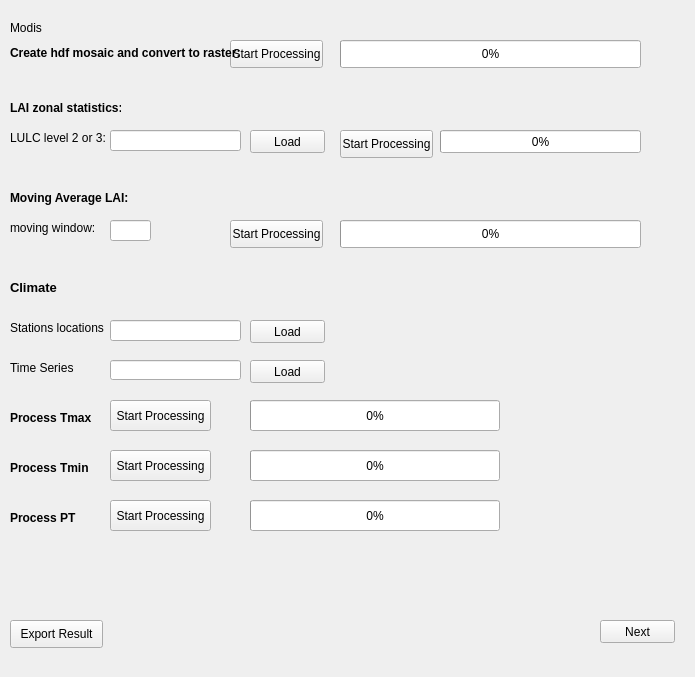
        <widget class="QWidget" name="page_2">
         <property name="geometry">
          <rect>
           <x>0</x>
           <y>0</y>
           <width>695</width>
           <height>677</height>
          </rect>
         </property>
         <attribute name="label">
          <string>Step 2 - MODIS and Climatic Processing</string>
         </attribute>
         <widget class="QLineEdit" name="Path_Shp_Stations">
          <property name="geometry">
           <rect>
            <x>110</x>
            <y>320</y>
            <width>131</width>
            <height>21</height>
           </rect>
          </property>
         </widget>
         <widget class="QLabel" name="label_11">
          <property name="geometry">
           <rect>
            <x>10</x>
            <y>100</y>
            <width>111</width>
            <height>16</height>
           </rect>
          </property>
          <property name="text">
           <string>&lt;html&gt;&lt;head/&gt;&lt;body&gt;&lt;p&gt;&lt;span style=&quot; font-weight:600;&quot;&gt;LAI zonal statistics:&lt;/span&gt;&lt;/p&gt;&lt;/body&gt;&lt;/html&gt;</string>
          </property>
         </widget>
         <widget class="QPushButton" name="Button_Load_Lulc">
          <property name="geometry">
           <rect>
            <x>250</x>
            <y>130</y>
            <width>75</width>
            <height>23</height>
           </rect>
          </property>
          <property name="text">
           <string>Load</string>
          </property>
         </widget>
         <widget class="QLineEdit" name="Path_Lulc">
          <property name="geometry">
           <rect>
            <x>110</x>
            <y>130</y>
            <width>131</width>
            <height>21</height>
           </rect>
          </property>
         </widget>
         <widget class="QLabel" name="label_16">
          <property name="geometry">
           <rect>
            <x>10</x>
            <y>320</y>
            <width>111</width>
            <height>16</height>
           </rect>
          </property>
          <property name="text">
           <string>&lt;html&gt;&lt;head/&gt;&lt;body&gt;&lt;p&gt;Stations locations&lt;/p&gt;&lt;/body&gt;&lt;/html&gt;</string>
          </property>
         </widget>
         <widget class="QLabel" name="label_14">
          <property name="geometry">
           <rect>
            <x>10</x>
            <y>220</y>
            <width>111</width>
            <height>16</height>
           </rect>
          </property>
          <property name="text">
           <string>&lt;html&gt;&lt;head/&gt;&lt;body&gt;&lt;p&gt;moving window:&lt;/p&gt;&lt;/body&gt;&lt;/html&gt;</string>
          </property>
         </widget>
         <widget class="QLabel" name="label_13">
          <property name="geometry">
           <rect>
            <x>10</x>
            <y>190</y>
            <width>121</width>
            <height>16</height>
           </rect>
          </property>
          <property name="text">
           <string>&lt;html&gt;&lt;head/&gt;&lt;body&gt;&lt;p&gt;&lt;span style=&quot; font-weight:600;&quot;&gt;Moving Average LAI:&lt;/span&gt;&lt;/p&gt;&lt;/body&gt;&lt;/html&gt;</string>
          </property>
         </widget>
         <widget class="QLabel" name="label_9">
          <property name="geometry">
           <rect>
            <x>10</x>
            <y>20</y>
            <width>121</width>
            <height>16</height>
           </rect>
          </property>
          <property name="text">
           <string>&lt;html&gt;&lt;head/&gt;&lt;body&gt;&lt;p&gt;&lt;span style=&quot; font-size:9pt;&quot;&gt;Modis&lt;/span&gt;&lt;/p&gt;&lt;/body&gt;&lt;/html&gt;</string>
          </property>
         </widget>
         <widget class="QProgressBar" name="progressBar_Moving">
          <property name="geometry">
           <rect>
            <x>340</x>
            <y>220</y>
            <width>301</width>
            <height>28</height>
           </rect>
          </property>
          <property name="value">
           <number>0</number>
          </property>
          <property name="textVisible">
           <bool>true</bool>
          </property>
         </widget>
         <widget class="QPushButton" name="Run_process_Tmax">
          <property name="geometry">
           <rect>
            <x>110</x>
            <y>400</y>
            <width>101</width>
            <height>31</height>
           </rect>
          </property>
          <property name="text">
           <string>Start Processing</string>
          </property>
         </widget>
         <widget class="QPushButton" name="Run_process_PT">
          <property name="geometry">
           <rect>
            <x>110</x>
            <y>500</y>
            <width>101</width>
            <height>31</height>
           </rect>
          </property>
          <property name="text">
           <string>Start Processing</string>
          </property>
         </widget>
         <widget class="QLabel" name="label_20">
          <property name="geometry">
           <rect>
            <x>10</x>
            <y>510</y>
            <width>111</width>
            <height>16</height>
           </rect>
          </property>
          <property name="text">
           <string>&lt;html&gt;&lt;head/&gt;&lt;body&gt;&lt;p&gt;&lt;span style=&quot; font-weight:600;&quot;&gt;Process PT&lt;/span&gt;&lt;/p&gt;&lt;/body&gt;&lt;/html&gt;</string>
          </property>
         </widget>
         <widget class="QLineEdit" name="Path_WS">
          <property name="geometry">
           <rect>
            <x>110</x>
            <y>220</y>
            <width>41</width>
            <height>21</height>
           </rect>
          </property>
         </widget>
         <widget class="QPushButton" name="Button_Load_Stations">
          <property name="geometry">
           <rect>
            <x>250</x>
            <y>320</y>
            <width>75</width>
            <height>23</height>
           </rect>
          </property>
          <property name="text">
           <string>Load</string>
          </property>
         </widget>
         <widget class="QPushButton" name="Button_Load_Excel">
          <property name="geometry">
           <rect>
            <x>250</x>
            <y>360</y>
            <width>75</width>
            <height>23</height>
           </rect>
          </property>
          <property name="text">
           <string>Load</string>
          </property>
         </widget>
         <widget class="QPushButton" name="Export_result">
          <property name="geometry">
           <rect>
            <x>10</x>
            <y>620</y>
            <width>93</width>
            <height>28</height>
           </rect>
          </property>
          <property name="text">
           <string>Export Result</string>
          </property>
         </widget>
         <widget class="QProgressBar" name="progressBar_Zonal">
          <property name="geometry">
           <rect>
            <x>440</x>
            <y>130</y>
            <width>201</width>
            <height>23</height>
           </rect>
          </property>
          <property name="value">
           <number>0</number>
          </property>
          <property name="textVisible">
           <bool>true</bool>
          </property>
         </widget>
         <widget class="QProgressBar" name="progressBar_modis">
          <property name="geometry">
           <rect>
            <x>340</x>
            <y>40</y>
            <width>301</width>
            <height>28</height>
           </rect>
          </property>
          <property name="value">
           <number>0</number>
          </property>
          <property name="textVisible">
           <bool>true</bool>
          </property>
         </widget>
         <widget class="QPushButton" name="Run_process_Zonal">
          <property name="geometry">
           <rect>
            <x>340</x>
            <y>130</y>
            <width>93</width>
            <height>28</height>
           </rect>
          </property>
          <property name="text">
           <string>Start Processing</string>
          </property>
         </widget>
         <widget class="QProgressBar" name="progressBar_Tmax">
          <property name="enabled">
           <bool>true</bool>
          </property>
          <property name="geometry">
           <rect>
            <x>250</x>
            <y>400</y>
            <width>250</width>
            <height>31</height>
           </rect>
          </property>
          <property name="value">
           <number>0</number>
          </property>
          <property name="textVisible">
           <bool>true</bool>
          </property>
         </widget>
         <widget class="QProgressBar" name="progressBar_Tmin">
          <property name="enabled">
           <bool>true</bool>
          </property>
          <property name="geometry">
           <rect>
            <x>250</x>
            <y>450</y>
            <width>250</width>
            <height>31</height>
           </rect>
          </property>
          <property name="value">
           <number>0</number>
          </property>
          <property name="textVisible">
           <bool>true</bool>
          </property>
         </widget>
         <widget class="QPushButton" name="Run_process_Moving">
          <property name="geometry">
           <rect>
            <x>230</x>
            <y>220</y>
            <width>93</width>
            <height>28</height>
           </rect>
          </property>
          <property name="text">
           <string>Start Processing</string>
          </property>
         </widget>
         <widget class="QPushButton" name="Run_process_Tmin">
          <property name="geometry">
           <rect>
            <x>110</x>
            <y>450</y>
            <width>101</width>
            <height>31</height>
           </rect>
          </property>
          <property name="text">
           <string>Start Processing</string>
          </property>
         </widget>
         <widget class="QPushButton" name="Button_Step_3">
          <property name="geometry">
           <rect>
            <x>600</x>
            <y>620</y>
            <width>75</width>
            <height>23</height>
           </rect>
          </property>
          <property name="text">
           <string>Next</string>
          </property>
         </widget>
         <widget class="QLabel" name="label_12">
          <property name="geometry">
           <rect>
            <x>10</x>
            <y>130</y>
            <width>111</width>
            <height>16</height>
           </rect>
          </property>
          <property name="text">
           <string>&lt;html&gt;&lt;head/&gt;&lt;body&gt;&lt;p&gt;LULC level 2 or 3:&lt;/p&gt;&lt;/body&gt;&lt;/html&gt;</string>
          </property>
         </widget>
         <widget class="QPushButton" name="Run_process_modis">
          <property name="geometry">
           <rect>
            <x>230</x>
            <y>40</y>
            <width>93</width>
            <height>28</height>
           </rect>
          </property>
          <property name="text">
           <string>Start Processing</string>
          </property>
         </widget>
         <widget class="QLineEdit" name="Path_excel_time_series">
          <property name="geometry">
           <rect>
            <x>110</x>
            <y>360</y>
            <width>131</width>
            <height>20</height>
           </rect>
          </property>
         </widget>
         <widget class="QLabel" name="label_18">
          <property name="geometry">
           <rect>
            <x>10</x>
            <y>410</y>
            <width>111</width>
            <height>16</height>
           </rect>
          </property>
          <property name="text">
           <string>&lt;html&gt;&lt;head/&gt;&lt;body&gt;&lt;p&gt;&lt;span style=&quot; font-weight:600;&quot;&gt;Process Tmax&lt;/span&gt;&lt;/p&gt;&lt;/body&gt;&lt;/html&gt;</string>
          </property>
         </widget>
         <widget class="QProgressBar" name="progressBar_PT">
          <property name="enabled">
           <bool>true</bool>
          </property>
          <property name="geometry">
           <rect>
            <x>250</x>
            <y>500</y>
            <width>250</width>
            <height>31</height>
           </rect>
          </property>
          <property name="value">
           <number>0</number>
          </property>
          <property name="textVisible">
           <bool>true</bool>
          </property>
         </widget>
         <widget class="QLabel" name="label_17">
          <property name="geometry">
           <rect>
            <x>10</x>
            <y>360</y>
            <width>111</width>
            <height>16</height>
           </rect>
          </property>
          <property name="text">
           <string>&lt;html&gt;&lt;head/&gt;&lt;body&gt;&lt;p&gt;Time Series&lt;/p&gt;&lt;/body&gt;&lt;/html&gt;</string>
          </property>
         </widget>
         <widget class="QLabel" name="label_10">
          <property name="geometry">
           <rect>
            <x>10</x>
            <y>45</y>
            <width>231</width>
            <height>16</height>
           </rect>
          </property>
          <property name="text">
           <string>&lt;html&gt;&lt;head/&gt;&lt;body&gt;&lt;p&gt;&lt;span style=&quot; font-weight:600;&quot;&gt;Create hdf mosaic and convert to raster:&lt;/span&gt;&lt;/p&gt;&lt;/body&gt;&lt;/html&gt;</string>
          </property>
         </widget>
         <widget class="QLabel" name="label_19">
          <property name="geometry">
           <rect>
            <x>10</x>
            <y>460</y>
            <width>111</width>
            <height>16</height>
           </rect>
          </property>
          <property name="text">
           <string>&lt;html&gt;&lt;head/&gt;&lt;body&gt;&lt;p&gt;&lt;span style=&quot; font-weight:600;&quot;&gt;Process Tmin&lt;/span&gt;&lt;/p&gt;&lt;/body&gt;&lt;/html&gt;</string>
          </property>
         </widget>
         <widget class="QLabel" name="label_15">
          <property name="geometry">
           <rect>
            <x>10</x>
            <y>280</y>
            <width>121</width>
            <height>16</height>
           </rect>
          </property>
          <property name="text">
           <string>&lt;html&gt;&lt;head/&gt;&lt;body&gt;&lt;p&gt;&lt;span style=&quot; font-size:10pt; font-weight:600;&quot;&gt;Climate&lt;/span&gt;&lt;/p&gt;&lt;/body&gt;&lt;/html&gt;</string>
          </property>
         </widget>
        </widget>
